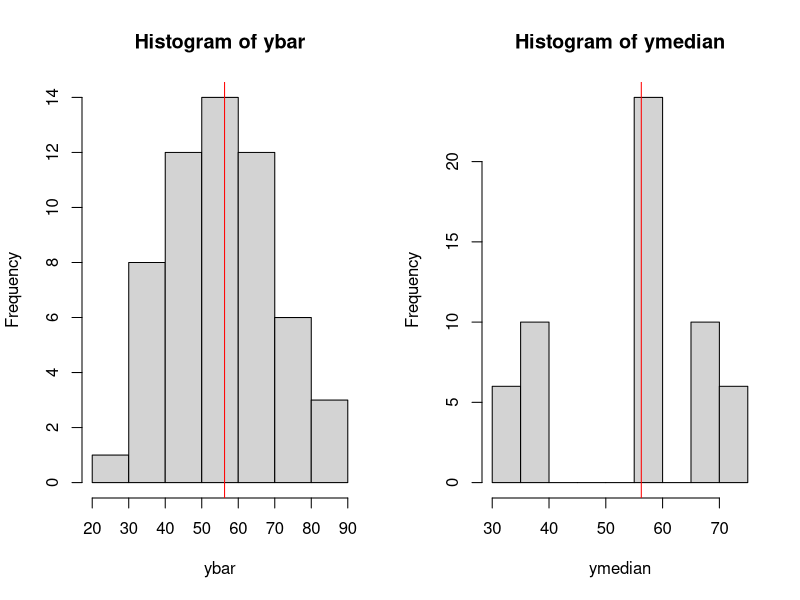
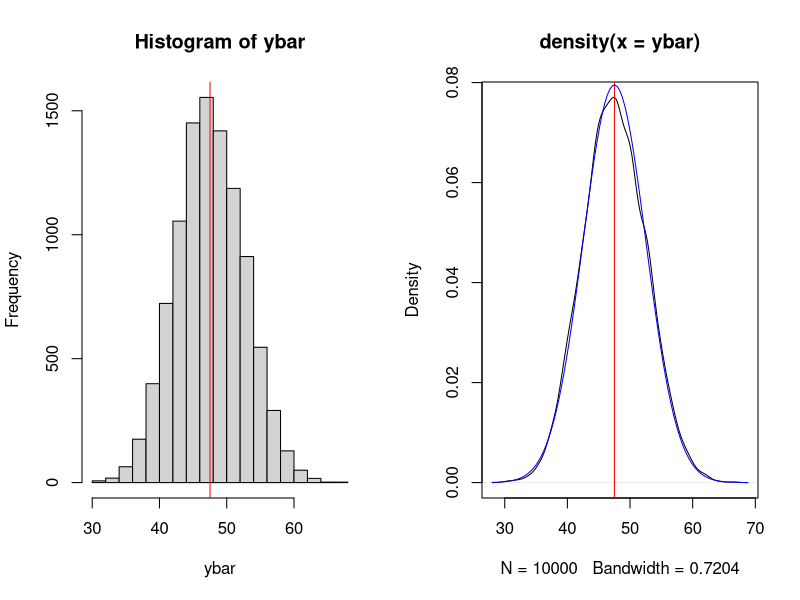
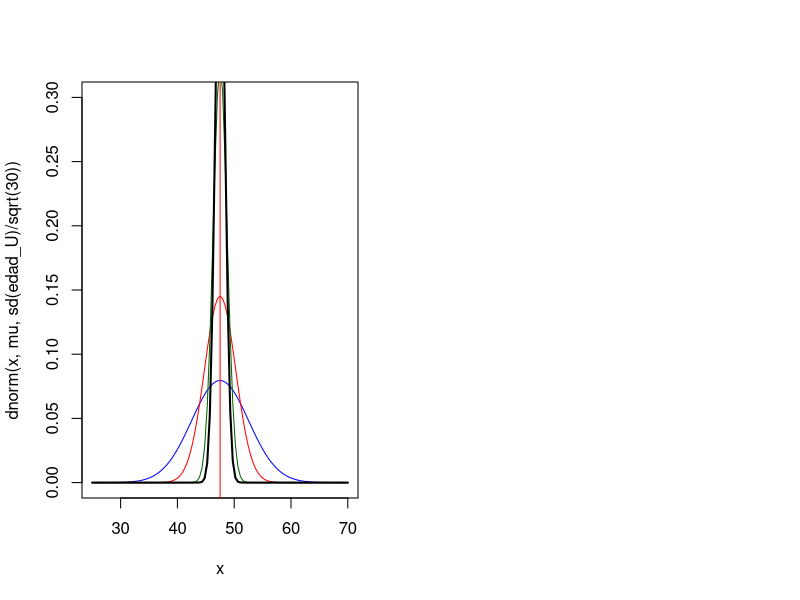

Reproduce these figures in R, in order.
## ---- chunk 1
x<-c(60, 70, 60, 30, 75, 5, 40, 110)
ss<-combn(x,3)
ss
## ---- chunk 2
ybar<-apply(ss,2,mean)
ybar
## ---- chunk 3
ymedian<-apply(ss,2,median)
ymedian
## ---- chunk 4
par(mfrow=c(1,2))
hist(ybar)
abline(v=mean(x),col="red")
hist(ymedian)
abline(v=mean(x),col="red")
## ---- chunk 5
#población/universo
N<-100000
set.seed(610)
edad_U<-round(runif(N,0,95))
mu<-mean(edad_U)#parámetro
mu
# ahora la muestra
n<-30
ss<-sample(edad_U,n)
ss
mean(ss)
# Cuantas posibles muestras existen en este ejercicio
format(choose(100000,30),scientific = F) # 100000C30
# Vamos a simular que obtenemos 10000 muestras posibles
ybar<-NULL
for(i in 1:10000){
  print(i)
  ss<-sample(edad_U,n)
  ybar<-c(ybar,mean(ss))
}
mean(ybar)#E[ybar]
hist(ybar)
abline(v=mu,col="red")
plot(density(ybar))
abline(v=mu,col="red")
curve(dnorm(x,mu,sd(edad_U)/sqrt(n)),add = T,col="blue")
## ---- chunk 6
curve(dnorm(x,mu,sd(edad_U)/sqrt(30)),add = F,col="blue",xlim=c(25,70),ylim=c(0,0.3))
abline(v=mu,col="red")
curve(dnorm(x,mu,sd(edad_U)/sqrt(100)),add = T,col="red")
curve(dnorm(x,mu,sd(edad_U)/sqrt(500)),add = T,col="darkgreen")
curve(dnorm(x,mu,sd(edad_U)/sqrt(1000)),add = T,col="black",lwd=2)
